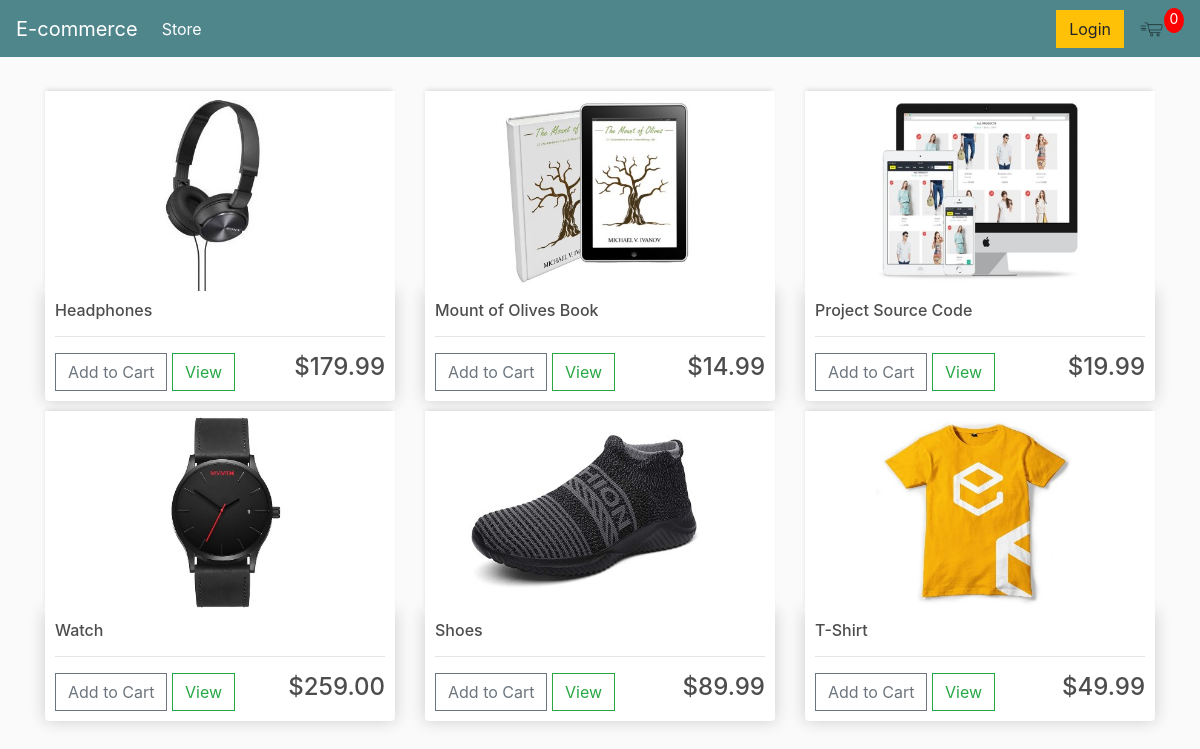
The page / on the database its author committed.
### store/models.py (models this page shows, shortened)
class Product(models.Model):
    name = models.CharField(max_length=200)
    price = models.DecimalField(max_digits=7 , decimal_places=2)
    digital = models.BooleanField(default=False)
    image = models.ImageField(blank = True , null=True)
    @property
    def imageURL(self):
        try:
            url = self.image.url
        except:
            url = ''
        return url

### store/views.py (the view)
# urls.py: path('', include('store.urls')),
def store(request):
    data = cookieCart(request)
    cartItems = data['cartItems']
    products = Product.objects.all()
    context = {
        'products':products,
        'cartItems':cartItems,
    }
    return render(request , 'store/store.html' , context)

### store/utils.py (called while the page is built, shortened)
def cookieCart(request):
    try:
        cart = json.loads(request.COOKIES['cart'])
    except:
        cart = {}
    print(cart)
    items = []
    order = {'get_cart_total' : 0 , 'get_cart_quantity':0, 'shipping':False}
    cartItems = order['get_cart_quantity']
    return {'cartItems':cartItems,'order':order , 'items':items}

### store/templates/store/store.html
{% extends 'store/main.html' %}
{% load static %}
{% block content %}
    <div class="row">
      {% for product in products %}
      <div class="col-lg-4 col-md-6 col-sm-8">
        <img src="{{product.imageURL}}" alt="" class="thumbnail">
        <div class="box-element product">
          <h6><stronge>{{product.name}}</stronge></h6>
          <hr>
          <button class="btn btn-outline-secondary add-btn update-cart" data-product={{product.id}} data-action='add'>Add to Cart</button>
          <a href='#' class="btn btn-outline-success">View</a>
          <h4 style="display:inline-block;float:right;">${{product.price|floatformat:2}}</h4>
        </div>
      </div>
      {% endfor %}
    </div>
{% endblock content %}

### store/templates/store/main.html (shortened to what this page needs)
<!DOCTYPE html>
{% load static %}
<html>
<head>
	<link rel="stylesheet" href="https://stackpath.bootstrapcdn.com/bootstrap/4.4.1/css/bootstrap.min.css">
	<link rel="stylesheet" type="text/css" href="{% static 'css/main.css' %}">
</head>
<body>
	<nav class="navbar navbar-expand-lg navbar-dark bg-dark">
        <a class="navbar-brand" href="{% url 'store' %}">E-commerce</a>
        <div class="collapse navbar-collapse" id="navbarSupportedContent">
            <ul class="navbar-nav mr-auto">
                <li class="nav-item active">
                    <a class="nav-link" href="{% url 'store' %}">Store<span class="sr-only">(current)</span></a>
                </li>
            </ul>
            <div class="form-inline my-2 my-lg-0">
                <a href="" class='btn btn-warning'>Login</a>
                <a href="{% url 'cart' %}">
                    <img id='cart-icon' src="{% static 'images/cart.png' %}" alt="cart">
                </a>
                <p id='cart-total'>{{cartItems}}</p>
            </div>
        </div>
    </nav>
     <div class="container">
            <br>
            {% block content %}
            {% endblock content %}
         </div>
</body>
</html>

### static/css/main.css (style rules this page uses)
body { background-color: hsl(0, 0%, 98%); }
h1,h2,h3,h4,h5,h6 { color:hsl(0, 0%, 30%); }
.box-element { box-shadow:hsl(0, 0%, 80%) 0 0 16px; background-color: #fff; border-radius: 4px; padding: 10px; }
.thumbnail { width: 100%; height: 200px; -webkit-box-shadow: -1px -3px 5px -2px rgba(214,214,214,1); -moz-box-shadow: -1px -3px 5px -2px rgba(214,214,214,1); box-shadow: -1px -3px 5px -2px rgba(214,214,214,1); }
.product { border-radius: 0 0 4px 4px; }
.bg-dark { background-color: #4f868c!important; }
#cart-icon { width:25px; display: inline-block; margin-left: 15px; }
#cart-total { display: block; text-align: center; color:#fff; background-color: red; width: 20px; height: 25px; border-radius: 50%; font-size: 14px; }
.col-lg-4, .col-lg-6, .col-lg-8, .col-lg-12 { margin-top: 10px; }
.btn { border-radius: 0; }

### rows shown on the page
Product: imageURL (picture), name "Headphones", price "179.99"
Product: imageURL (picture), name "Mount of Olives Book", price "14.99"
Product: imageURL (picture), name "Project Source Code", price "19.99"
Product: imageURL (picture), name "Watch", price "259.00"
Product: imageURL (picture), name "Shoes", price "89.99"
Product: imageURL (picture), name "T-Shirt", price "49.99"

### other values the page prints
{{ cartItems }} "0"
